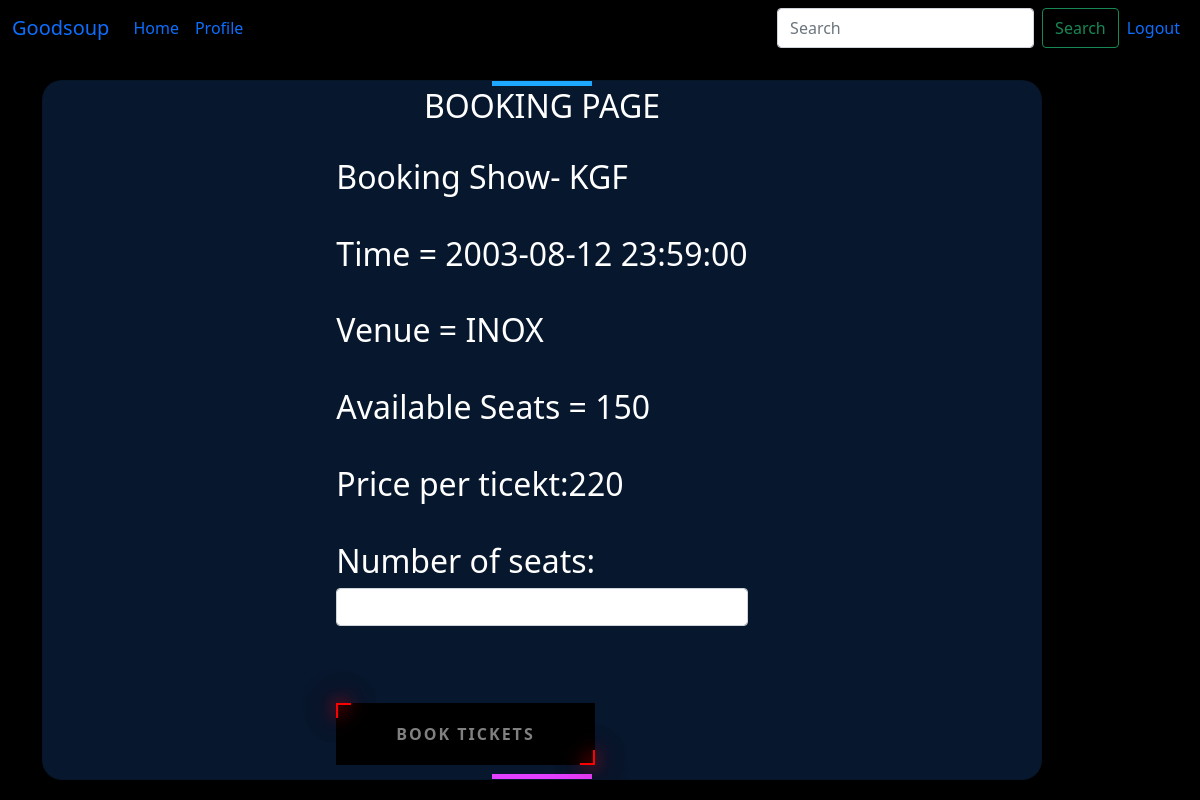
/user-booking/2/2 (signed in), run on an earlier commit of the app's database.
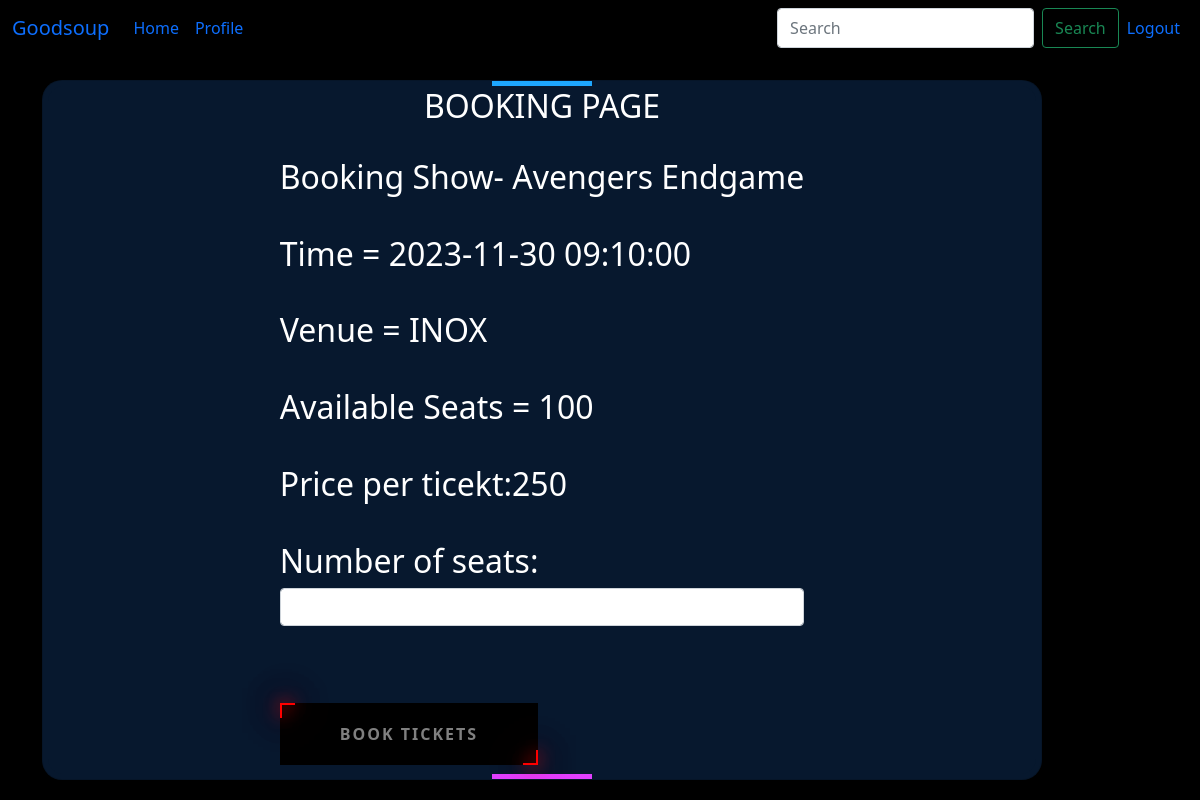
And on a later commit of the database.
### main.py (models this page shows)
class Show(db.Model):
    id = db.Column(db.Integer, primary_key=True)
    venue_id = db.Column(db.Integer, db.ForeignKey('venue.id'))
    name = db.Column(db.String(255), nullable=False)
    rating = db.Column(db.Float, nullable=False)
    tags = db.Column(db.String(255))
    show_timing = db.Column(db.DateTime)
    ticket_price = db.Column(db.Integer,nullable=False)
    available_seats=db.Column(db.Integer,nullable=False)
    date_added = db.Column(db.DateTime, default=datetime.utcnow())

### main.py (the view, shortened to what this page needs)
@app.route('/user-booking/<int:venue_id>/<int:show_id>',methods=['GET','POST'])
@login_required
def booking(venue_id,show_id):
    form =bookingForm()
    venue = Venue.query.get_or_404(venue_id)
    show = Show.query.get_or_404(show_id)
    return render_template('booking_show.html',show=show,venue=venue,form=form)

### main.py
class bookingForm(FlaskForm):
    number_of_seats = IntegerField('Number of seats: ',validators=[DataRequired()])
    submit=SubmitField("Confirm Booking")

class SearchForm(FlaskForm):
    searched = StringField("Searched", validators=[DataRequired()])
    submit = SubmitField("Search")

### main.py (called while the page is built)
@app.context_processor
def user_navbar():
    form = SearchForm()
    return dict(form=form)

@userlogin_manager.user_loader
def load_user(user_id):
    return Users.query.filter_by(id=int(user_id)).first()

### templates/booking_show.html (shortened to what this page needs)
{% extends 'baseuser.html' %}
{% block content %}
<body style="background: black;">
<div class="card">
    <h2>BOOKING PAGE</h2>
    <h5>
Booking Show- {{ show.name }}
Time = {{ show.show_timing }}
Venue = {{ venue.name }}
Available Seats = {{ show.available_seats }}
Price per ticekt:{{ show.ticket_price }}
<form method="POST">
{{ form.number_of_seats.label(class="form-label") }}
{{ form.number_of_seats(class="form-control")}}
<button style="align-content: center;">
    <span style="align-content: center;">Book Tickets</span>
    <div class="top"></div>
    <div class="left"></div>
    <div class="bottom"></div>
    <div class="right"></div>
</button>
</form>
</h5>
</div>
{% endblock %}

What changed in the data, as far as the page shows it:
changed Show: name "KGF" → "Avengers Endgame"; show_timing "2003-08-12 23:59:00" → "2023-11-30 09:10:00"; available_seats "150" → "100"; ticket_price "220" → "250"
